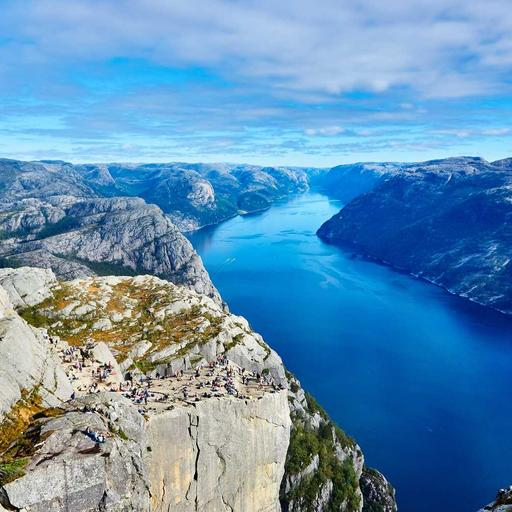
#> input picture scripts/a.jpg, 512 x 512 px
$ python investigate_gaps.py
#> lines starting #> are read from the running program, lines starting #| are printed output that depends on the picture
#!/usr/bin/env python3
"""Investigate the two big gaps:
   (A) other t-norm families (Frank is only one path min->product->Lukasiewicz);
   (B) the classical-means zoo beyond the 5 power means FFmpeg samples.
Inputs a,b in [0,1]."""
import numpy as np
from PIL import Image, ImageDraw, ImageFont
g = np.linspace(0, 1, 257); a, b = np.meshgrid(g, g)
def mx(x, y): return float(np.nanmax(np.abs(np.clip(x,0,1) - np.clip(y,0,1))))
def W(c, x, y): return np.where(c, x, y)

# ===================== (A) t-NORM FAMILIES ===================================
def frank(a, b, s):
    if abs(s-1) < 1e-9: return a*b
    return np.log1p((np.power(s,a)-1)*(np.power(s,b)-1)/(s-1))/np.log(s)
def hamacher(a, b, gm):                       # gm=1 product, 0 Hamacher-prod, 2 Einstein
    den = gm + (1-gm)*(a+b-a*b)
    return np.where(den <= 0, 0.0, a*b/np.maximum(den, 1e-12))
def yager(a, b, p):  return np.maximum(0, 1-((1-a)**p+(1-b)**p)**(1/p))   # p=1 Luk, p->inf min
def schweizer(a, b, p): return np.maximum(0, a**p+b**p-1)**(1/p)          # p->0 product, 1 Luk

einstein_prod = a*b/(1+(1-a)*(1-b))           # = hamacher gm=2
einstein_sum  = (a+b)/(1+a*b)                 # its conorm
ham_prod      = np.where(a+b-a*b<=0, 0, a*b/np.maximum(a+b-a*b,1e-12))

print("=== (A) t-NORM FAMILIES — all hit the same corners, differ in between ===")
print(" Frank   : s->0 min  | s=1 product | s->inf Lukasiewicz")
print(f"   s=1 == product?            {mx(frank(a,b,1.0), a*b):.4f}")
print(f"   s=1e6 == max(0,a+b-1)?     {mx(np.clip(frank(a,b,1e6),0,1), np.maximum(0,a+b-1)):.4f}  (->0 in limit)")
print(" Hamacher: gm=1 product | gm=2 Einstein product | gm=0 Hamacher product")
print(f"   gm=1 == product?           {mx(hamacher(a,b,1), a*b):.4f}")
print(f"   gm=2 == Einstein ab/(1+(1-a)(1-b))? {mx(hamacher(a,b,2), einstein_prod):.4f}")
print(" Yager   : p=1 Lukasiewicz | p->inf min")
print(f"   p=1 == max(0,a+b-1)?       {mx(yager(a,b,1), np.maximum(0,a+b-1)):.4f}")
print(" Schweizer-Sklar: p->0 product | p=1 Lukasiewicz")
print(f"   p=1 == max(0,a+b-1)?       {mx(schweizer(a,b,1), np.maximum(0,a+b-1)):.4f}")

# Is Einstein product just Frank at some s?  Scan s -> show no match => new mode
ss = np.concatenate([np.linspace(1e-3,1,40), np.linspace(1,1000,40)])
best = min(mx(einstein_prod, np.clip(frank(a,b,s),0,1)) for s in ss)
print(f"\n Einstein product vs BEST-fit Frank over s in [1e-3,1000]: min max-diff = {best:.4f}")
print(" => Einstein product is NOT any Frank member: a genuinely distinct soft-multiply mode.")
print(" Concrete addable modes: einstein_prod ab/(1+(1-a)(1-b)), einstein_sum (a+b)/(1+ab),")
print("                         hamacher_prod ab/(a+b-ab).")

# ===================== (B) MEANS ZOO =========================================
eps = 1e-9
A2, B2 = np.maximum(a,eps), np.maximum(b,eps)
power   = lambda p: ((a**p+b**p)/2)**(1/p)
lehmer  = lambda p: (a**p+b**p)/np.maximum(a**(p-1)+b**(p-1), eps)
darken, lighten = np.minimum(a,b), np.maximum(a,b)
harmonic  = W(a+b==0, 0, 2*a*b/np.maximum(a+b,eps))
geometric = np.sqrt(a*b)
arithmetic= (a+b)/2
rms       = np.sqrt((a**2+b**2)/2)
contra    = lehmer(2)                                   # Lehmer p=2
logm      = W(np.abs(a-b)<1e-9, a, (a-b)/(np.log(A2)-np.log(B2)))
identric  = W(np.abs(a-b)<1e-9, a, np.exp(-1+(A2*np.log(A2)-B2*np.log(B2))/(a-b)))
heronian  = (a+np.sqrt(a*b)+b)/3
centroid  = W(a+b==0, 0, 2*(a**2+a*b+b**2)/np.maximum(3*(a+b),eps))

zoo = [("darken",darken),("harmonic",harmonic),("geometric",geometric),
       ("logarithmic",logm),("Heronian",heronian),("identric",identric),
       ("arithmetic",arithmetic),("rms",rms),("centroidal",centroid),
       ("contraharmonic",contra),("lighten",lighten)]
print("\n=== (B) MEANS ZOO — verify the ordering chain (each <= next everywhere) ===")
prev=None
for name,t in zoo:
    if prev is not None:
        viol = float(np.min(t-prevt))
        print(f"  {name:16} >= prev ? min(this-prev)={viol:+.4f}  {'OK' if viol>=-1e-6 else 'CROSSES'}")
    prevt=t; prev=name
print("  FFmpeg ships darken/harmonic/geometric/arithmetic/lighten; the rest are unused rungs.")

# ===================== render two figures ====================================
A = np.asarray(Image.open("a.jpg").convert("RGB").resize((360,360)),float)/255
B = np.asarray(Image.open("b.jpg").convert("RGB").resize((360,360)),float)/255
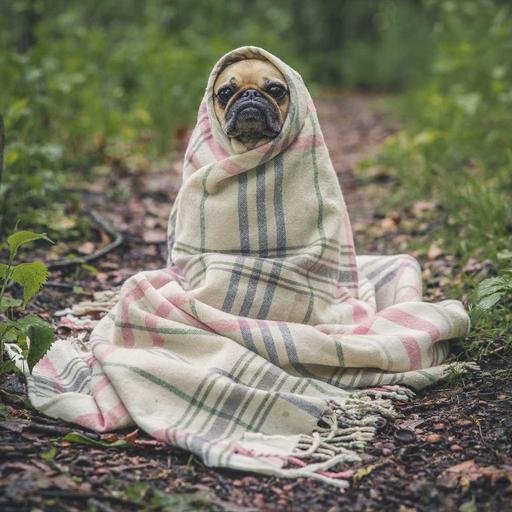
#> input picture scripts/b.jpg, 512 x 512 px
def font(sz):
#> called with sz = 15
    for p in ("/System/Library/Fonts/Supplemental/Arial Bold.ttf","/System/Library/Fonts/Helvetica.ttc"):
        try: return ImageFont.truetype(p,sz)
        except Exception: pass
    return ImageFont.load_default()
F=font(15)
def sheet(name, panels, cols, fn):
#> called with name = 'tnorms.png', cols = 4
    cell,lbl=180,24; rows=(len(panels)+cols-1)//cols
#> after `rows = (len(panels) + cols - 1) // cols`: rows = 2
    im=Image.new("RGB",(cols*cell,rows*(cell+lbl)),(245,245,245)); d=ImageDraw.Draw(im)
#> after `im = Image.new('RGB', (cols * cell, rows * (cell + lbl)), (245, 245, 2`: im: PIL image 720x408 RGB; every value is 245
    for i,(t,arr) in enumerate(panels):
        r,c=divmod(i,cols); x,y=c*cell,r*(cell+lbl)
        px=Image.fromarray((np.clip(arr,0,1)*255).round().astype(np.uint8)).resize((cell,cell))
        im.paste(px,(x,y))
        hi="NEW" in t
        d.rectangle([x,y+cell,x+cell,y+cell+lbl],fill=(255,244,200) if hi else (255,255,255))
        d.text((x+4,y+cell+4),t,fill=(160,0,0) if hi else (0,0,0),font=F)
#> this loop made 8 passes
#> (t, r, c, x, y, hi) on passes 1 to 8: ('darken (min)', 0, 0, 0, 0, False), ('multiply (Frank s=1)', 0, 1, 180, 0, False), ('Hamacher prod *NEW', 0, 2, 360, 0, True), ('Einstein prod *NEW', 0, 3, 540, 0, True), ('lighten (max)', 1, 0, 0, 204, False), ('screen (Frank s=1)', 1, 1, 180, 204, False), ('Hamacher sum *NEW', 1, 2, 360, 204, True), ('Einstein sum *NEW', 1, 3, 540, 204, True)
#> pass 1, in sheet, `px=Image.fromarray((np.clip(arr,0,1)*255).round().astype(np.uint8)).re..`:
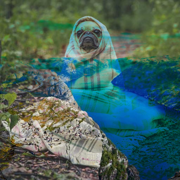
#> px: PIL image 180x180 RGB; mean R, G, B 71.3, 101.5, 93.6
#> after the loop:
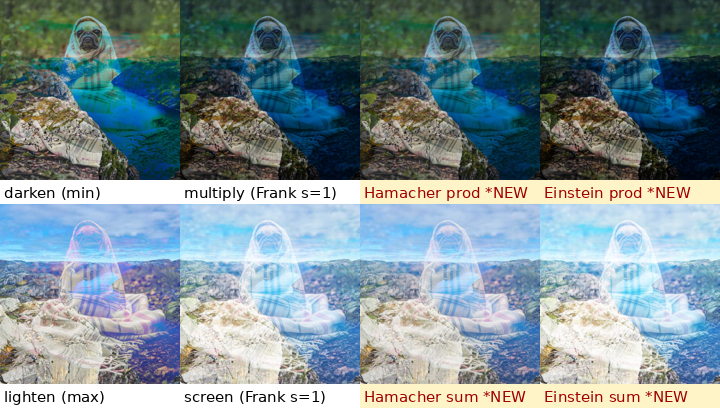
#> im: PIL image 720x408 RGB; mean R, G, B 125.3, 144.1, 149.5
#> after the loop:
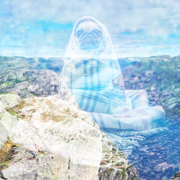
#> px: PIL image 180x180 RGB; mean R, G, B 180.4, 205.6, 219.1
    im.save(name); print("wrote",name)
#| wrote tnorms.png

# t-norm figure: darken/multiply families and conorm/lighten families
tn=[("darken (min)",np.minimum(A,B)),("multiply (Frank s=1)",A*B),
    ("Hamacher prod *NEW",A*B/np.maximum(A+B-A*B,1e-9)),("Einstein prod *NEW",A*B/(1+(1-A)*(1-B))),
    ("lighten (max)",np.maximum(A,B)),("screen (Frank s=1)",A+B-A*B),
    ("Hamacher sum *NEW",1-(1-A)*(1-B)/np.maximum((1-A)+(1-B)-(1-A)*(1-B),1e-9)),
    ("Einstein sum *NEW",(A+B)/(1+A*B))]
sheet("tnorms.png", tn, 4, F)

# means figure: full ordered spectrum on the dog
def m(f): return f(A,B)
mns=[("darken",np.minimum(A,B)),("harmonic",np.where(A+B==0,0,2*A*B/np.maximum(A+B,1e-9))),
     ("geometric",np.sqrt(A*B)),
     ("logarithmic *NEW",np.where(np.abs(A-B)<1e-6,A,(A-B)/(np.log(np.maximum(A,1e-9))-np.log(np.maximum(B,1e-9))))),
     ("Heronian *NEW",(A+np.sqrt(A*B)+B)/3),
     ("identric *NEW",np.where(np.abs(A-B)<1e-6,A,np.exp(-1+(np.maximum(A,1e-9)*np.log(np.maximum(A,1e-9))-np.maximum(B,1e-9)*np.log(np.maximum(B,1e-9)))/(A-B)))),
     ("arithmetic",(A+B)/2),("rms *NEW",np.sqrt((A**2+B**2)/2)),
     ("centroidal *NEW",np.where(A+B==0,0,2*(A**2+A*B+B**2)/np.maximum(3*(A+B),1e-9))),
     ("contraharm *NEW",np.where(A+B==0,0,(A**2+B**2)/np.maximum(A+B,1e-9))),
     ("lighten",np.maximum(A,B))]
sheet("means.png", mns, 4, F)
#> call 2 of sheet, with name = 'means.png', cols = 4
#> in sheet (call 2), `rows = (len(panels) + cols - 1) // cols`: rows = 3
#> in sheet (call 2), `im = Image.new('RGB', (cols * cell, rows * (cell + lbl)), (245, 245, 2`: im: PIL image 720x612 RGB; every value is 245
#> the loop in sheet (call 2), `for i,(t,arr) in enumerate(panels):` made 11 passes
#> (t, r, c, x, y, hi) on passes 1 to 11: ('darken', 0, 0, 0, 0, False), ('harmonic', 0, 1, 180, 0, False), ('geometric', 0, 2, 360, 0, False), ('logarithmic *NEW', 0, 3, 540, 0, True), ('Heronian *NEW', 1, 0, 0, 204, True), ('identric *NEW', 1, 1, 180, 204, True), ('arithmetic', 1, 2, 360, 204, False), ('rms *NEW', 1, 3, 540, 204, True), ('centroidal *NEW', 2, 0, 0, 408, True), ('contraharm *NEW', 2, 1, 180, 408, True), ('lighten', 2, 2, 360, 408, False)
#> pass 3, in sheet (call 2), `px=Image.fromarray((np.clip(arr,0,1)*255).round().astype(np.uint8)).re..`:
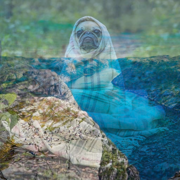
#> px: PIL image 180x180 RGB; mean R, G, B 91.7, 127.6, 129.2
#> after the loop in sheet (call 2), `for i,(t,arr) in enumerate(panels):`:
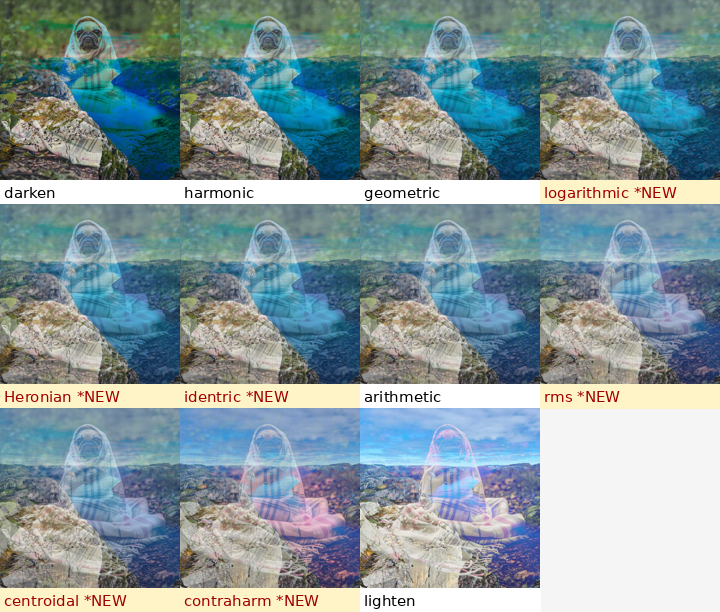
#> im: PIL image 720x612 RGB; mean R, G, B 134, 153, 157.2
#> after the loop in sheet (call 2), `for i,(t,arr) in enumerate(panels):`:
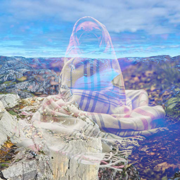
#> px: PIL image 180x180 RGB; mean R, G, B 148.4, 164.9, 190.4
#| wrote means.png
